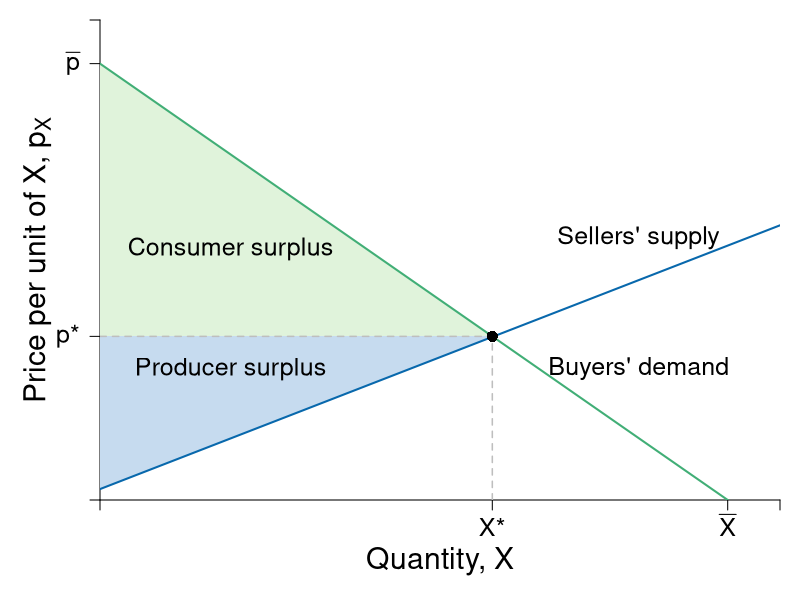

Write R code to recreate this figure.
require(shape)
pdf(file = "firmmarketsupply/demand_supply.pdf", width = 9, height = 7)

#Set parameters for graphics
axislabelsize <- 1.8
labelsize <- 1.5
namesize <- 1.8
annotatesize <- 1.5
graphlinewidth <- 2
segmentlinewidth <- 1.5

COL <- c("#7fc97f", "#beaed4", "#fdc086", "#ffff99", "#386cb0", "#f0027f", "#bf5b17", "#666666")
COLA <- c("#e0f3db", "#99d8c9","#66c2a4","#41ae76", "#238b45", "#005824")
COLB <- c("#c6dbef", "#4eb3d3", "#2b8cbe", "#0868ac","#084081")
COLC <- c("#fcfbfd", "#efedf5", "#dadaeb", "#bcbddc", "#9e9ac8", "#807dba", "#6a51a3", "#54278f", "#3f007d")

par(mar =  c(5, 5, 1, 1))

Demand <- function(x, rmax = 20, xmax = 12, n = 10) {
  rmax - (rmax/(n*xmax))*x
}

mrsA <- function(x, rmax = 20, xmax = 10) {
  rmax - (rmax/xmax)*x
}

uA <- function(x, y, rmax = 20, xmax = 10) {
  y + rmax*x - (1/2)(rmax/xmax)*x^2
}


Supply <- function(x, c1 = 0.5, c2 = 0.0465){
  c1 + 2*c2*x
}

xlims <- c(0, 130)
ylims <- c(0, 22)

npts <- 501 
x <- seq(xlims[1], xlims[2], length.out = npts)
y <- seq(ylims[1], ylims[2], length.out = npts) 
a <- c(46.08, 55, 64)
b <- c(46.08, 55, 64)

plot(0, 0, xlim = xlims, ylim = ylims, type = "n",
     xlab = expression(paste("")),
     ylab = expression(paste("")), 
     xaxt = "n", 
     yaxt = "n", 
     cex.lab = axislabelsize, 
     bty = "n",
     xaxs = "i", 
     yaxs = "i")


ticksy <- c(0, 7.5, 20, ylims[2])
ylabels <- c(NA, expression(paste(p,"*")), expression(paste(bar(p))), NA)
ticksx <- c(0, 75, 120, xlims[2])
xlabels <- c(NA, expression(paste(X,"*")), expression(paste(bar(X))), NA)

axis(1, at = ticksx, pos = 0, labels = xlabels, cex.axis = labelsize)
axis(2, at = ticksy, pos = 0, labels = ylabels, las = 1, cex.axis = labelsize)

npts <- 500 
xx1 <- seq(xlims[1], xlims[2], length.out = npts)

#Draw the polygon for producer surplus
xpoly1 <- c(0, 75, 0, 0)
ypoly1 <- c(0.5, 7.5, 7.5, 0.5)
polygon(x = xpoly1, y = ypoly1, col = COLB[1], density = NULL, border = NA)

#Draw the polygon for consumer surplus
xpoly2 <- c(0, 75, 0, 0)
ypoly2 <- c(7.5, 7.5, 20, 7.5)
polygon(x = xpoly2, y = ypoly2, col = COLA[1], density = NULL, border = NA)


text(25, 6, expression(paste("Producer surplus")), xpd = TRUE, cex = labelsize)
text(25, 11.5, expression(paste("Consumer surplus")), xpd = TRUE, cex = labelsize) 

#Lines for mrs graph
lines(xx1, Demand(xx1), col = COLA[4], lwd = graphlinewidth)
lines(xx1, Supply(xx1), col = COLB[4], lwd = graphlinewidth)

segments(0, 7.5, 75, 7.5, lty = 2, "gray" , lwd = segmentlinewidth)
segments(75, 0, 75, 7.5, lty = 2, col = "gray" , lwd = segmentlinewidth)
points(75, 7.5, pch = 16, col = "black", cex = 1.5)

#Label axes
mtext(expression(paste("Quantity, ", X)), side = 1, line = 3, cex = axislabelsize)
#mtext(expression(paste("Market output of the good, ", X)), side = 1, line = 3, cex = axislabelsize)
text(-12, 0.5*ylims[2], expression(paste("Price per unit of X, ", p[X])), xpd = TRUE, cex = axislabelsize, srt = 90) 

text(103, 12, expression("Sellers' supply"), cex = labelsize)
text(103, 6, expression(paste("Buyers' demand")), cex = labelsize)

dev.off()
